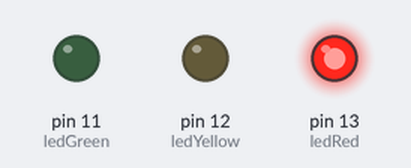
A sketch run on a simulated Arduino Uno, built with avr-gcc and run on an emulated ATmega328P. On the bench: output pins drawn as LEDs (lit = HIGH).

Above: at 0.5 s.
At 1.2 s:
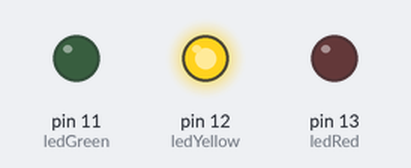
At 4.5 s:
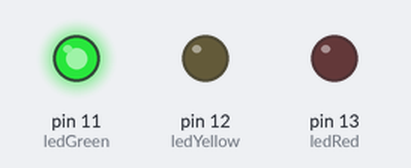
Timing chart, 0 to 5.8 s (numbered marks = the images above):
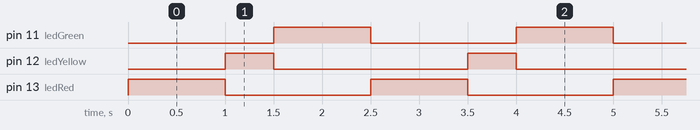

Measured:
- by itself, pin 11 (ledGreen), pin 13 (ledRed): alternates HIGH for 1.0 s and LOW for 1.5 s
- by itself, pin 12 (ledYellow): alternates HIGH for 0.50 s and LOW for 2.0 s
- by itself, everything shown: repeats every 2.5 s, in 3 steps

The sketch:

she.html.ino
```cpp
int ledRed=13;
int ledYellow=12;
int ledGreen=11;


void setup() {
  // put your setup code here, to run once:
pinMode(ledRed, OUTPUT);
pinMode(ledYellow, OUTPUT);
pinMode(ledGreen, OUTPUT);
}

void loop() {
  // put your main code here, to run repeatedly:
digitalWrite(ledRed, HIGH);
digitalWrite(ledYellow, LOW);
digitalWrite(ledGreen, LOW);
delay(1000);
digitalWrite(ledRed, LOW);
digitalWrite(ledYellow, HIGH);
digitalWrite(ledGreen, LOW);
delay(500);
digitalWrite(ledRed, LOW);
digitalWrite(ledYellow, LOW);
digitalWrite(ledGreen, HIGH);
delay(1000);


}
```
